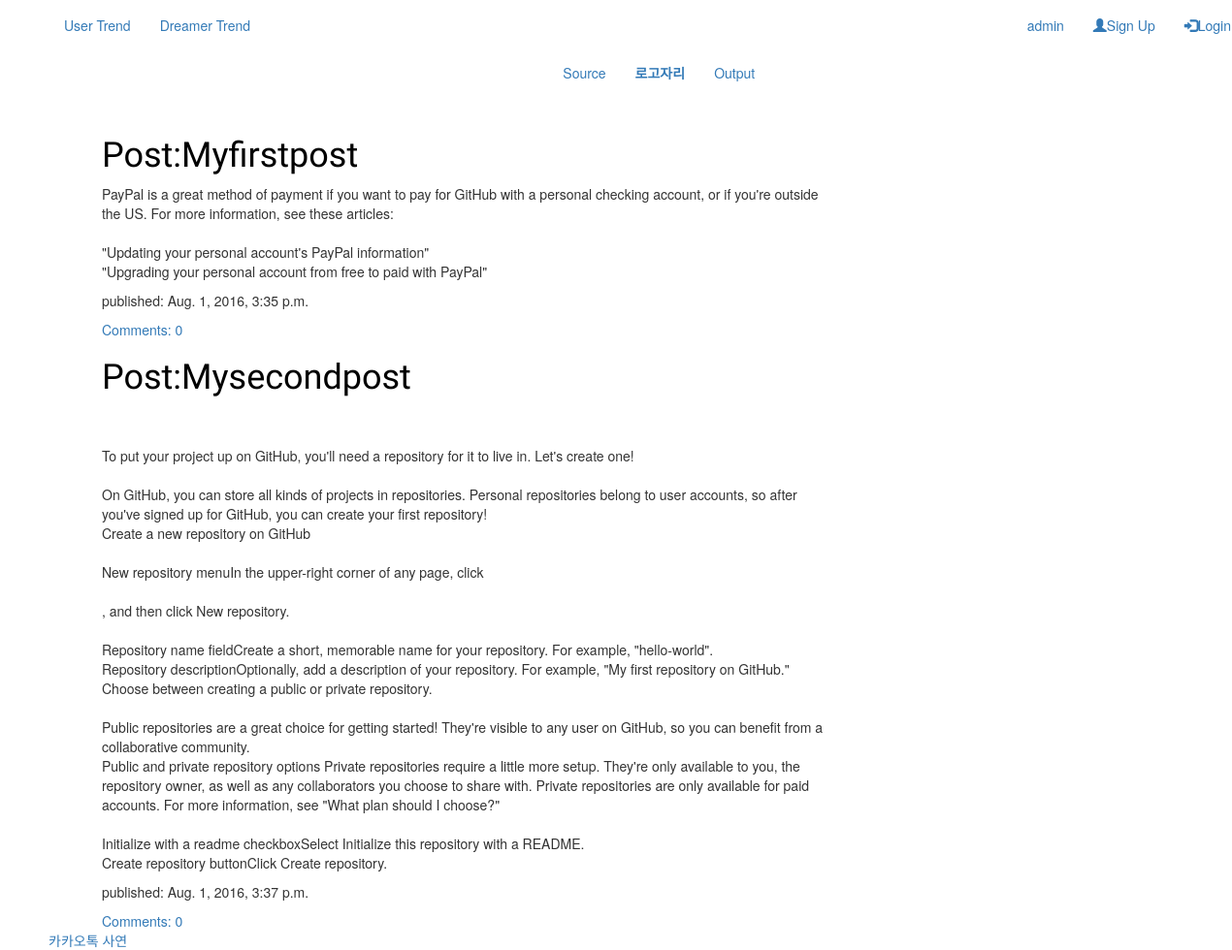
The page /source/ on the database its author committed.
### Source/models.py (models this page shows, shortened)
class Post(models.Model):
    author = models.ForeignKey('auth.User')
    title = models.CharField(max_length=200)
    text = models.TextField()
    created_date = models.DateTimeField(
            default=timezone.now)
    def approved_comments(self):
    	return self.comments.filter(approved_comment=True)

### Source/views.py (the view)
def post_list(request):
	post = Post.objects.filter(created_date__lte=timezone.now()).order_by('created_date')
	return render(request, 'Source/post_list.html', {'post' : post})

### Source/templates/Source/post_list.html (shortened to what this page needs)
{% extends 'base.html' %}
{% block content %}
{% for post in post %}
    <div>
        <h1><a href="{% url 'post_detail' pk=post.pk %}">{{ post.title }}</a></h1>
        <p>{{ post.text|linebreaksbr }}</p>
        <p>published: {{ post.created_date }}</p>
    </div>
<a href="{% url 'Source.views.post_detail' pk=post.pk %}">Comments: {{ post.approved_comments.count }}</a>
{% endfor %}
{% endblock %}

### AMGallery/static/css/AMGallery.css (style rules this page uses)
h1 a { color:#000000 ; font-family: 'Poiret One', cursive; }
body { padding-left: 50px; }
h1, h2, h3, h4 { font-family: 'Poiret One', cursive; }

### rows shown on the page
Post: title "Post:Myfirstpost", text "PayPal is a great method of payment if you want to pay for GitHub with a personal checking account, or if you're outside the US. For more information, see these articles: \"Updating your personal account's PayPal information\" \"Upgrading your personal account from free to paid with PayPal\"", created_date "Aug. 1, 2016, 3:35 p.m.", approved_comments.count "0"
Post: title "Post:Mysecondpost", text "To put your project up on GitHub, you'll need a repository for it to live in. Let's create one! On GitHub, you can store all kinds of projects in repositories. Personal repositories belong to user accounts, so after you've signed up for GitHub, you can create your first repository! Create a new repository on GitHub New repository menuIn the upper-right corner of any page, click , and then click New repository. Repository name fieldCreate a short, memorable name for your repository. For example, \"hello-world\". Repository descriptionOptionally, add a description of your repository. For example, \"My first repository on GitHub.\" Choose between creating a public or private repository. Public…", created_date "Aug. 1, 2016, 3:37 p.m.", approved_comments.count "0"
